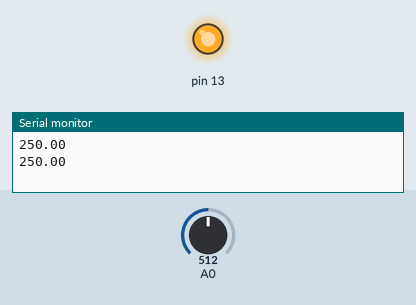
Recording of a sketch running on a simulated Arduino Uno, built with avr-gcc and run on an emulated ATmega328P. Shown: output pins drawn as LEDs (lit = HIGH), the last lines printed to the serial monitor. The inputs (shaded band) are chosen by the test bench; at power-on: A0 = 512.

Above: at 1.8 s.
1.9 s: A0 set to 67
3.4 s: A0 set to 55
At 5.2 s:
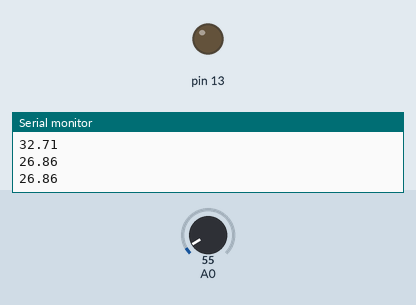
5.5 s: A0 set to 122
At 6.8 s:
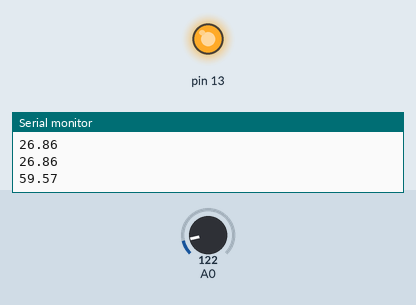
7.5 s: A0 set to 20
At 8.3 s:
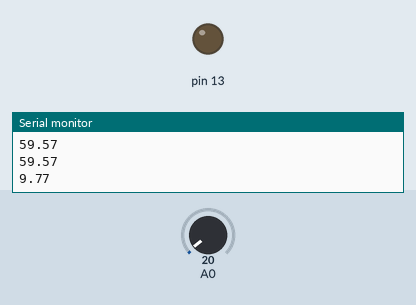
Timing chart, 0 to 10.5 s (numbered marks = the images above; inputs shaded):
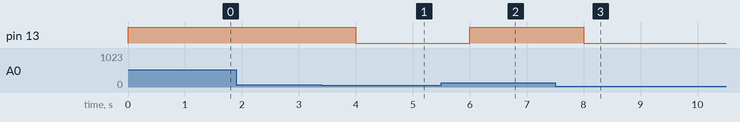

Measured:
- the behaviour switches between 62 and 61 on A0 (found by bisection; images 0 and 1)
- after the input at 3.4 s, pin 13: HIGH → LOW after 0.60 s
- after the input at 5.5 s, pin 13: LOW → HIGH after 0.50 s
- after the input at 7.5 s, pin 13: HIGH → LOW after 0.51 s

The sketch:

Temperature_Sensor_Interface_with_LED_indicator.ino
```cpp
float temp;

void setup() {

pinMode (13, OUTPUT);

Serial.begin (9600);

}

void loop() {

temp= analogRead (A0);

temp= (temp*500)/1024;

Serial.println (temp);

if (temp>30)

digitalWrite (13, HIGH);

else

digitalWrite (13, LOW);

delay (1000);

}
```
